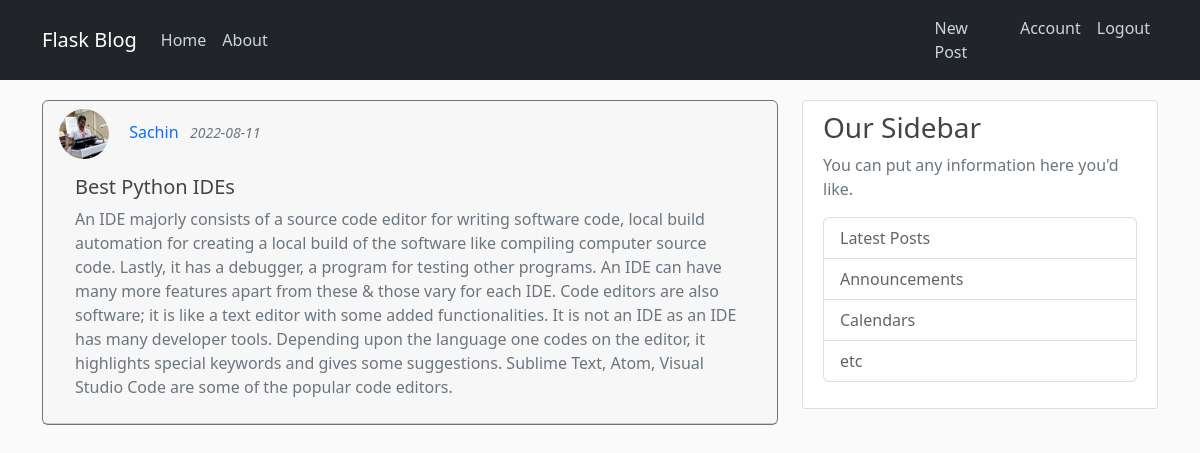
Page /post/7 (signed in) on the committed database.
### flaskblog/models.py (models this page shows, shortened)
class User(db.Model, UserMixin):
    id = db.Column(db.Integer, primary_key=True)
    username = db.Column(db.String(20), unique=True, nullable=False)
    email = db.Column(db.String(120), unique=True, nullable=False)
    image_file = db.Column(db.String(20), nullable=False,
                           default='default.jpg')
    password = db.Column(db.String(60), nullable=False)
    posts = db.relationship('Post', backref='author', lazy=True)

class Post(db.Model):
    id = db.Column(db.Integer, primary_key=True)
    title = db.Column(db.String(100), nullable=False)
    date_posted = db.Column(db.DateTime, nullable=False,
                            default=datetime.utcnow)
    content = db.Column(db.Text, nullable=False)
    user_id = db.Column(db.Integer, db.ForeignKey('user.id'), nullable=False)

### flaskblog/routes.py (the view)
@app.route("/post/<int:post_id>")
@login_required
def post(post_id):
    post = Post.query.get_or_404(post_id)
    return render_template('post.html', title=post.title, post=post)

### flaskblog/models.py (called while the page is built)
@login_manager.user_loader
def load_user(user_id):
    return User.query.get(int(user_id))

### flaskblog/templates/post.html (shortened to what this page needs)
{% extends "layout.html" %} {% block content %}
<div
  class="card border-secondary mb-3"
  style="max-width: 100%; margin-top: 20px"
>
  <div class="card-header">
    <img
      class="rounded-circle article-img"
      src="{{ url_for('static', filename='profile_pics/' + post.author.image_file) }}"
      style="width: 50px; height: 50px"
    />
    <a
      href="{{ url_for('user_posts', username=post.author.username) }}"
      style="text-decoration: none"
      >{{ post.author.username }}</a
    >
    <small class="text-muted"
      >&nbsp;&nbsp;<i>{{ post.date_posted.strftime('%Y-%m-%d') }}</i></small
    >
    <div class="card-body text-secondary">
      <h5 class="card-title">{{ post.title }}</h5>
      <p class="card-text">{{ post.content }}</p>
    </div>
  </div>
</div>
{% endblock content %}

### flaskblog/static/main.css (style rules this page uses)
body { background: #fafafa; color: #333333; margin-top: 5rem; }
h1, h2, h3, h4, h5, h6 { color: #444444; }
.article-img { height: 65px; width: 65px; margin-right: 16px; }

### rows in the picture
User: image_file (picture), author.username "Sachin"
Post: date_posted "2022-08-11", title "Best Python IDEs", content "An IDE majorly consists of a source code editor for writing software code, local build automation for creating a local build of the software like compiling computer source code. Lastly, it has a debugger, a program for testing other programs. An IDE can have many more features apart from these & those vary for each IDE. Code editors are also software; it is like a text editor with some added functionalities. It is not an IDE as an IDE has many developer tools. Depending upon the language one codes on the editor, it highlights special keywords and gives some suggestions. Sublime Text, Atom, Visual Studio Code are some of the popular code editors."
